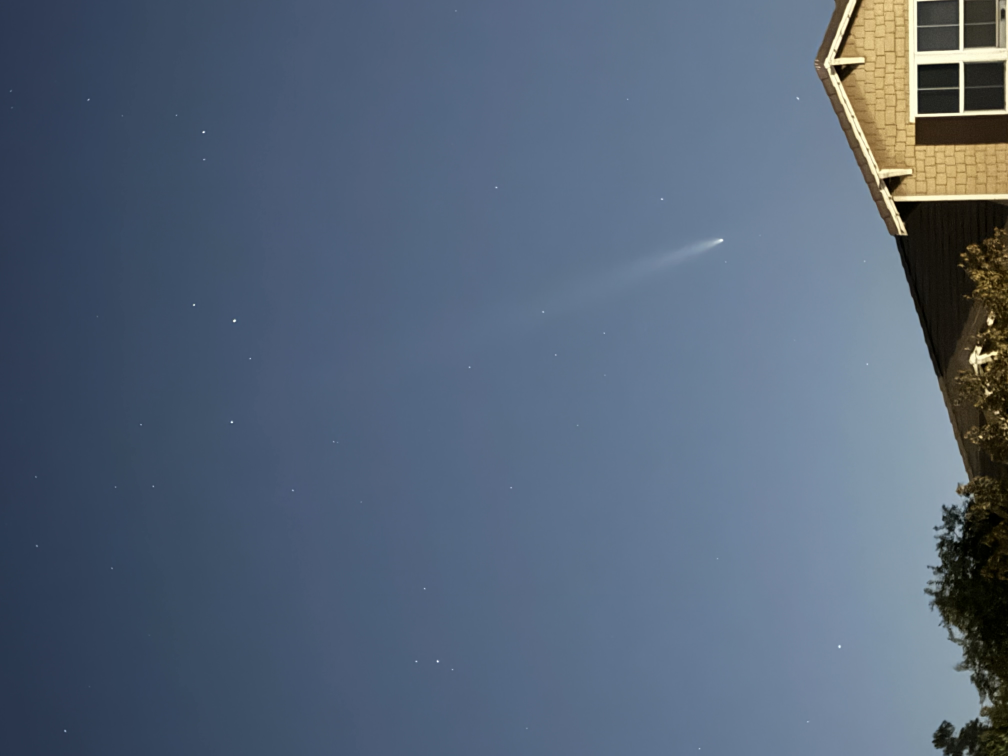
#> input picture lecture/IMG_7900.jpg, 4032 x 3024 px (shown at 1/4 size)
$ jupyter execute 10182024-smoothing2.ipynb
#> lines starting #> are read from the running program, lines starting #| are printed output that depends on the picture
[cell 1]
# First, load any modules you need here.

import numpy as np
from matplotlib import pyplot as plt
from matplotlib import colors as colors

from matplotlib import image

import scipy.ndimage as scipy_ndimage

from scipy import signal as scipy_signal
from scipy import stats as scipy_stats

# Smoothing Methods

<h3>

We've now seen fitting - where we fit noisy data with a fixed function with some parameters.

We've also seen interpolation - where we draw a line through data without assuming any underlying shape.

Now we want to look at one more concept - smoothing.  We often have data with lots of noise, and we want to smooth the data somehow to get rid of noise and see the signal underneither.  Note that by "noise" I don't always just mean random noise.  It could also mean removing daily variations from a long-term data set or take out long-term variations so you can see a seasonal trend.

So let's take a look at some smoothing methods:

# Moving Average

<h3>

Let's look at an example using the sunpot data we've seen before.  It's noisy on a monthly basis, but there are clearly long-term trens and some periodic-ish variation.


[cell 2]
#Plot Sunspot versus time


# Loaded the data
sunspots = np.loadtxt("sunspots.txt")

#print (sunspots.shape)

# Plot # sunspot vs time in month number
plt.figure(figsize=(15,6))

plt.plot(sunspots[:,0],sunspots[:,1])
plt.xlabel("Number of Month since  Jan 1749")
plt.ylabel("Number of sunspots")
plt.show()

<h3>

One way to smooth is to average over some number of samples.  This is going to truncate the data, becuase you can't extend beyond the ends.

Dealing with the ends is always a problem for smoothing.  It's especially sa problem for something like this, because what we really want to do is predict what heppens next.

For our first moving average, what we're going to do is take the average of the previous X months of data.  This will make the most recnet average good, but not have an average for the first X months:

[cell 3]
# Now do some smoothing:

def moving_average(y,x):
#> called with y = array of shape (3143,), x = 48
    N = y.size
    smooth = np.zeros(N-x+1)
    for i in np.arange(N-x+1):
        smooth[i] = np.sum(y[i:i+x])/x
    return smooth


t_n = sunspots[:,0]
y_n = sunspots[:,1]

N = y_n.size

#ssn_moving_average = moving_average(y_n,48)

N_avg = 48  # number of month to smooth over

ssn_moving_average = moving_average(y_n,N_avg)

print(N,ssn_moving_average.size)


plt.figure(figsize=(15,6))

# To get everything to line up properly, we need to start plotting out smoothed data at N_avg months

plt.plot(t_n[N_avg-1:],ssn_moving_average)
plt.xlabel("Number of Month since  Jan 1749")
plt.ylabel("Number of sunspots")
plt.title('Previous '+str(N_avg)+' month moving average')
plt.show()


plt.figure(figsize=(15,6))

plt.plot(t_n,y_n)
plt.plot(t_n[N_avg-1:],ssn_moving_average,linewidth=4)
plt.xlabel("Number of Month since  Jan 1749")
plt.ylabel("Number of sunspots")
plt.title('Previous '+str(N_avg)+' month moving average')
plt.show()

<h3>

We can see that the data doesn't really line up with the peaks, becasue we are smoothing over the PREVIOUS X number of months.

We can make things like up better if we average over the X months in either direction:

[cell 4]
# Now do some smoothing:

# Let's also feed in a time, so we get back the right locations where we've done the average:


def moving_average_center(y,x,t):
#> called with y = array of shape (3143,), x = 24, t = array of shape (3143,)
    N = y.size

    # Average over -/+ x months:
    smooth = np.zeros(N-2*x+1)
    print(smooth.size)
    print(np.arange(x,N-x))
    for i in np.arange(x,N-x):
        smooth[i-x] = np.sum(y[i-x:i+x+1])/(2*x+1)
        #print(i-x,i+x+1)
        #print(y[i-x:i+x+1].size)
        #print(i)
    smooth_t = t[x:N-x+1]
    print(smooth_t)
    #print(t)
    return smooth,smooth_t


t_n = sunspots[:,0]
y_n = sunspots[:,1]

N = y_n.size

print('N = ',N)

#ssn_moving_average = moving_average(y_n,48)

N_avg = 24  # number of month to smooth over

ssn_moving_average_center,t_center = moving_average_center(y_n,N_avg,t_n)

print(N,ssn_moving_average.size,t_center.size)


plt.figure(figsize=(15,6))

# To get everything to line up properly, we need to start plotting out smoothed data at N_avg months

plt.plot(t_center,ssn_moving_average_center)
plt.xlabel("Number of Month since  Jan 1749")
plt.ylabel("Number of sunspots")
plt.title('Plus and minus '+str(N_avg)+' month moving average')
plt.show()


plt.figure(figsize=(15,6))

plt.plot(t_n,y_n)
plt.plot(t_center,ssn_moving_average_center,linewidth=4)
plt.xlabel("Number of Month since  Jan 1749")
plt.ylabel("Number of sunspots")
plt.title('Plus and minus '+str(N_avg)+' month moving average')
plt.show()

<h3>

This lines up better, but both ends are truncated.

We could deal with the ends by making some choices.  Either we don't include data past the end in out average, so we average over fewer data points at the ends.

Or we could assume the data is constant at the ends, or that it is periodic and wraps around.

Let's do an example of not including data past the ends in out average:

[cell 5]
# Centeral average with truncated data at the ends:

def moving_average_center_trunc(y,x,t):
#> called with y = array of shape (3143,), x = 24, t = array of shape (3143,)
    N = y.size

    # Average over -/+ x months:
    smooth = np.zeros(N)
    #print(smooth.size)
    #print(np.arange(x,N-x))
    for i in np.arange(0,N):
        ll = np.max([i-x,0])    # lower limit for this average
        ul = np.min([i+x+1,N])  # upper limit for this average
        nn = ul-ll
        #print(ll,ul,nn)
        smooth[i] = np.sum(y[ll:ul])/nn
        #print(i-x,i+x+1)
        #print(y[i-x:i+x+1].size)
        #print(i)
    smooth_t = t
    print(smooth_t)
    #print(t)
    return smooth,smooth_t


t_n = sunspots[:,0]
y_n = sunspots[:,1]

N = y_n.size

print('N = ',N)

#ssn_moving_average = moving_average(y_n,48)

N_avg = 24  # number of month to smooth over

ssn_moving_average_center_trunc,t_center_trunc = moving_average_center_trunc(y_n,N_avg,t_n)

print(N,ssn_moving_average.size,t_center.size)


plt.figure(figsize=(15,6))

# To get everything to line up properly, we need to start plotting out smoothed data at N_avg months

plt.plot(t_center_trunc,ssn_moving_average_center_trunc)
plt.xlabel("Number of Month since  Jan 1749")
plt.ylabel("Number of sunspots")
plt.title('Plus and minus '+str(N_avg)+' month moving average')
plt.show()


plt.figure(figsize=(15,6))

plt.plot(t_n,y_n)
plt.plot(t_center_trunc,ssn_moving_average_center_trunc,linewidth=4)
plt.xlabel("Number of Month since  Jan 1749")
plt.ylabel("Number of sunspots")
plt.title('Plus and minus '+str(N_avg)+' month moving average')
plt.show()

# Triangle Smoothing

<h3>

This doesn't look too bad.  But we can see the ends seem a little wonky.

Another option is to weight the data near each point by distance, rather than just using all the data in a fixed window instantly.

Let's try a triangular smoothing - we'll weight as a fraction that depends how far away we are, like this:

[cell 6]
xx = np.arange(-N_avg-10,N_avg+11)
yy = np.fmax(1-np.abs(xx)/(N_avg+1),np.zeros(xx.size))

print(xx.size)

plt.plot(xx,yy)
plt.show()

<h3>

Let's incoporate this into our last smoothing function:

</h3>

[cell 7]
# Trianagle average with truncation:

def triangle_average(y,x,t):
#> called with y = array of shape (3143,), x = 24, t = array of shape (3143,)
    N = y.size

    # Average over -/+ x months:
    smooth = np.zeros(N)

    # Weight each point in our window

    xx = np.arange(-N_avg,N_avg+1)
    weight = np.fmax(1-np.abs(xx)/(N_avg+1),np.zeros(xx.size))  # N_avg+1 so the ends aren't zero.
    print(weight.size)

    #print(smooth.size)
    #print(np.arange(x,N-x))
    for i in np.arange(0,N):
        ll = np.max([i-x,0])    # lower limit for this average
        ul = np.min([i+x+1,N])  # upper limit for this average
        #print(x,ll,ul,x-i+ll,x-i+ul)
        lw = weight[x-i+ll:x-i+ul]
        wt = np.sum(lw)

        smooth[i] = np.sum(y[ll:ul]*lw)/wt
        #print(i-x,i+x+1)
        #print(y[i-x:i+x+1].size)
        #print(i)
    smooth_t = t
    print(smooth_t)
    #print(t)
    return smooth,smooth_t


t_n = sunspots[:,0]
y_n = sunspots[:,1]

N = y_n.size

print('N = ',N)

#ssn_moving_average = moving_average(y_n,48)

N_avg = 24  # number of month to smooth over

ssn_triangle,t_triangle = triangle_average(y_n,N_avg,t_n)

print(N,ssn_moving_average.size,t_center.size)


plt.figure(figsize=(15,6))

# To get everything to line up properly, we need to start plotting out smoothed data at N_avg months

plt.plot(t_triangle,ssn_triangle)
plt.plot(t_center_trunc,ssn_moving_average_center_trunc)
plt.xlabel("Number of Month since  Jan 1749")
plt.ylabel("Number of sunspots")
plt.title('Triangle over +/- '+str(N_avg)+' month moving average')
plt.show()


plt.figure(figsize=(15,6))

plt.plot(t_n,y_n)
plt.plot(t_triangle,ssn_triangle,linewidth=4)
plt.xlabel("Number of Month since  Jan 1749")
plt.ylabel("Number of sunspots")
plt.title('Triangle over +/- '+str(N_avg)+' month moving average')
plt.show()


#plt.plot(t_center_trunc,ssn_triangle/ssn_moving_average_center_trunc)
#plt.show()

# Gaussian Smoothing

<h3>

The triangle averaging is a little more peaky at the peaks and a little bettwe looking at the ends, but still resonable smooth.

We could also use some other function, even something that incoporates all the data.  An example of this is gaussian smoothing.  Rather than a box or a triangle, we use a Gaussian with some width.

Rather than do this by hand, we'll use a built-in function.

scipy.ndimage.gaussian_filter1d is a way to do this in 1D.  It takes sigma (the standard deviation of the gaussian) as an argument.  It might be more convinient to use the full-width half-maximum and convert to sigma.


</h3>

[cell 8]
fwhm = 24
sigma = fwhm/(2*np.sqrt(2*np.log(2)))
ssn_gauss = scipy_ndimage.gaussian_filter1d(y_n,sigma)

print(N,ssn_gauss.size)

plt.figure(figsize=(15,6))

plt.plot(t_n,ssn_gauss)
plt.title('24 month gaussian FWHM')
plt.show()


plt.figure(figsize=(15,6))

plt.plot(t_n,y_n)
plt.plot(t_n,ssn_gauss,linewidth=4)
plt.title('24 month gaussian FWHM')
plt.show()

[cell 9]
# Let's compare the different methods:

plt.figure(figsize=(15,6))

plt.plot(t_triangle,ssn_triangle)
plt.plot(t_center_trunc,ssn_moving_average_center_trunc)
plt.plot(t_n,ssn_gauss)
plt.xlabel("Number of Month since  Jan 1749")
plt.ylabel("Number of sunspots")
plt.title('Gaussian '+str(N_avg)+' FWHM smoothing')
plt.show()

<h3>

Doesn't look too bad for this data.  Actually, the triangle and gaussian look almost the same.

Let's subtract them to see the difference:

</h3>

[cell 10]
plt.figure(figsize=(15,6))

plt.plot(t_triangle,ssn_triangle-ssn_gauss)
#plt.plot(t_triangle,ssn_moving_average_center_trunc-ssn_gauss)
#plt.plot(t_center_trunc,ssn_moving_average_center_trunc)
#plt.plot(t_n,ssn_gauss)
plt.xlabel("Number of Month since  Jan 1749")
plt.ylabel("Diffence in number of sunspots")
plt.title('Gaussian '+str(N_avg)+' FWHM smoothing')
plt.show()

<h3>

Again, how the edges are handled matters.  The default is to reflect, which repeates the data again in reverse order at each end.  Effectively, this weights the points towards the end more near the ends.

Either this or 'mirror' is probably best for this data.  But in some case we may know our data is periodic or fixed at the ends, in which case 'warp' or 'nearest' may be appropriate:

[cell 11]
# Try some different edge conditions:


fwhm = 24
sigma = fwhm/(2*np.sqrt(2*np.log(2)))
ssn_gauss_24 = scipy_ndimage.gaussian_filter1d(y_n,sigma,mode='reflect')
ssn_gauss_mirror = scipy_ndimage.gaussian_filter1d(y_n,sigma,mode='mirror')
ssn_gauss_wrap = scipy_ndimage.gaussian_filter1d(y_n,sigma,mode='wrap')
ssn_gauss_nearest = scipy_ndimage.gaussian_filter1d(y_n,sigma,mode='nearest')


plt.figure(figsize=(15,6))

plt.plot(ssn_gauss_24)
plt.plot(ssn_gauss_mirror)
plt.plot(ssn_gauss_wrap)
plt.plot(ssn_gauss_nearest)
plt.xlabel("Number of Month since  Jan 1749")
plt.ylabel("Diffence in number of sunspots")
plt.title('Gaussian '+str(N_avg)+' FWHM smoothing')
plt.xlim([3120,3143])
plt.show()


#fwhm = 300
sigma = fwhm/(2*np.sqrt(2*np.log(2)))
ssn_gauss = scipy_ndimage.gaussian_filter1d(y_n,sigma,mode='reflect')
ssn_gauss_mirror = scipy_ndimage.gaussian_filter1d(y_n,sigma,mode='mirror')
ssn_gauss_wrap = scipy_ndimage.gaussian_filter1d(y_n,sigma,mode='wrap')
ssn_gauss_nearest = scipy_ndimage.gaussian_filter1d(y_n,sigma,mode='nearest')


plt.figure(figsize=(15,6))

#plt.plot(t_n,y_n)
plt.plot(ssn_gauss)
plt.plot(ssn_gauss_mirror)
plt.plot(ssn_gauss_wrap)
plt.plot(ssn_gauss_nearest)
plt.xlabel("Number of Month since  Jan 1749")
plt.ylabel("Diffence in number of sunspots")
plt.title('Gaussian '+str(N_avg)+' FWHM smoothing')
plt.show()

# Convolution

<h3>

What we are really doing for smoothing with these different shape is called convolution - we are convolving our data with some shape, which called a kernel.

Let's take a look at using convolution instead.  For this, we'll use scipy.signal.convolve

First, let's try a Gaussian again:

</h3>

[cell 12]
# Frst, try a Gaussian kernel:

fwhm = 24
sigma = fwhm/(2*np.sqrt(2*np.log(2)))
print('sigma = ',sigma)

kernel = scipy_signal.windows.gaussian(int(sigma*10),sigma)  # set up a Gaussian
kernel = kernel/np.sum(kernel)    # normalize so the total of the kernel is 1

plt.plot(kernel)
plt.show()
print(np.sum(kernel))
print(kernel.size)

ssn_gauss_c = scipy_signal.convolve(y_n,kernel,mode='same')


plt.figure(figsize=(15,6))

plt.plot(t_n,ssn_gauss_c)
plt.xlabel("Number of Month since  Jan 1749")
plt.ylabel("Diffence in number of sunspots")
plt.title('Gaussian '+str(N_avg)+' FWHM smoothing')
plt.show()


plt.figure(figsize=(15,6))

plt.plot(t_n,y_n)
plt.plot(t_n,ssn_gauss_c,linewidth=4)
plt.xlabel("Number of Month since  Jan 1749")
plt.ylabel("Diffence in number of sunspots")
plt.title('Gaussian '+str(N_avg)+' FWHM smoothing')
plt.show()

[cell 13]
# Compare with what we did before:

plt.figure(figsize=(15,6))

plt.plot(t_n,ssn_gauss_c)
plt.plot(t_n,ssn_gauss)
plt.xlabel("Number of Month since  Jan 1749")
plt.ylabel("Diffence in number of sunspots")
plt.title('Gaussian '+str(N_avg)+' FWHM smoothing')
plt.show()
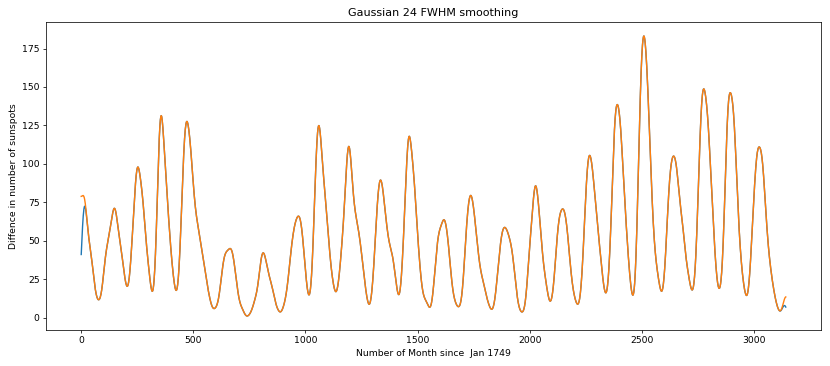
#> figure drawn by matplotlib, 1 panel; curve peaks at x = 2509, y = 183.1; curve peaks at x = 2509, y = 183.1

plt.figure(figsize=(15,6))

plt.plot(t_n,ssn_gauss_c-ssn_gauss)
plt.xlabel("Number of Month since  Jan 1749")
plt.ylabel("Diffence in number of sunspots")
plt.title('Gaussian '+str(N_avg)+' FWHM smoothing')
plt.show()
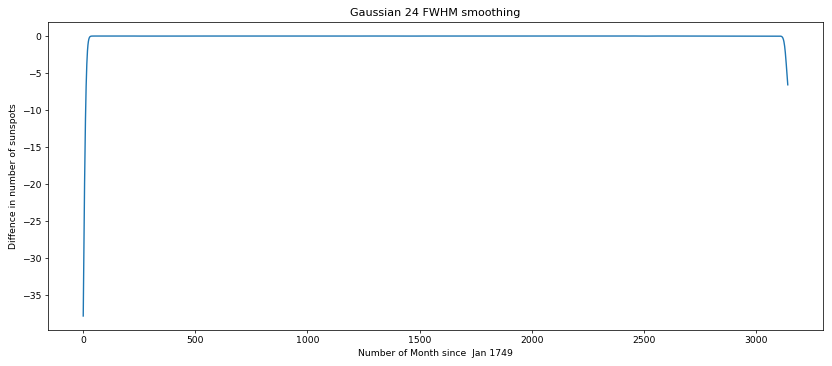
#> figure drawn by matplotlib, 1 panel; curve peaks at x = 2452, y = 0.00634

<h3>

Looks the same, except at the end.

Let's look at a square or triangle as well

</h3>

[cell 14]
# moving average filter:

N_avg = 24  # number of month to smooth over

kernel = np.zeros(N_avg*4+1)

kernel[N_avg:-N_avg]=1

print(np.sum(kernel))
kernel = kernel/np.sum(kernel)    # normalize so the total of the kernel is 1

plt.plot(kernel)
plt.show()
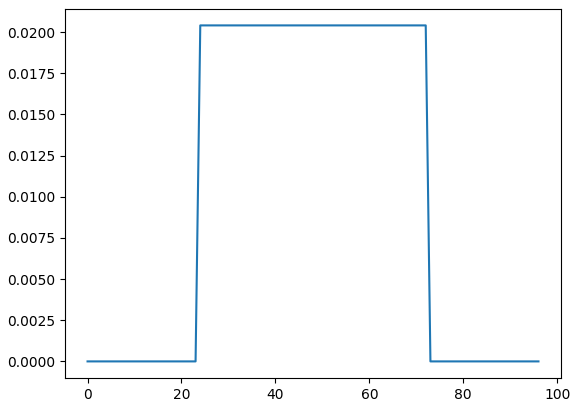
#> figure drawn by matplotlib, 1 panel; curve peaks at x = 24, y = 0.0204
print(kernel.size)

ssn_square_c = scipy_signal.convolve(y_n,kernel,mode='same')

plt.figure(figsize=(15,6))

plt.plot(t_n,ssn_square_c)
plt.plot(t_n,ssn_gauss_c)
plt.xlabel("Number of Month since  Jan 1749")
plt.ylabel("Diffence in number of sunspots")
plt.title('Gaussian '+str(N_avg)+' FWHM smoothing')
plt.show()
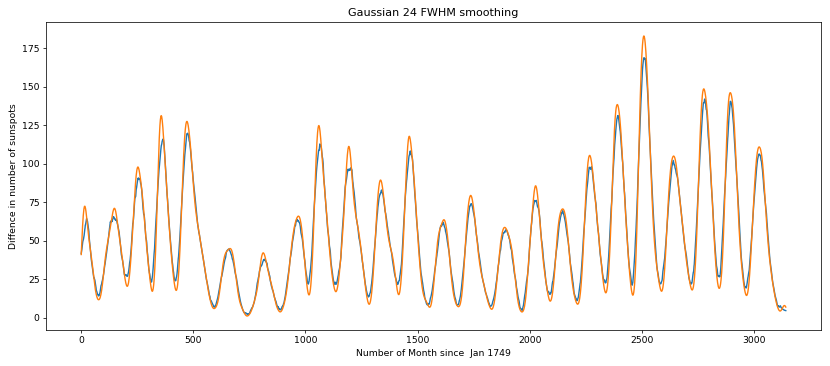
#> figure drawn by matplotlib, 1 panel; curve peaks at x = 2509, y = 168.9; curve peaks at x = 2509, y = 183.1


plt.figure(figsize=(15,6))

plt.plot(t_n,y_n)
plt.plot(t_n,ssn_square_c,linewidth=4)
plt.xlabel("Number of Month since  Jan 1749")
plt.ylabel("Diffence in number of sunspots")
plt.title('Gaussian '+str(N_avg)+' FWHM smoothing')
plt.show()

[cell 15]
# Now a triangle kernel

N_avg = 24  # number of month to smooth over

#kernel = np.zeros(N_avg*4+1)

xx = np.arange(-N_avg-10,N_avg+11)
kernel = np.fmax(1-np.abs(xx)/(N_avg+1),np.zeros(xx.size))

print(np.sum(kernel))
kernel = kernel/np.sum(kernel)    # normalize so the total of the kernel is 1

plt.plot(kernel)
plt.show()
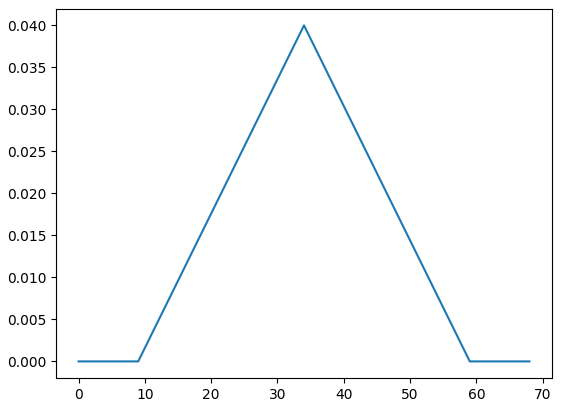
#> figure drawn by matplotlib, 1 panel; curve peaks at x = 34, y = 0.04
print(kernel.size)

ssn_triangle_c = scipy_signal.convolve(y_n,kernel,mode='same')

plt.figure(figsize=(15,6))

plt.plot(t_n,ssn_triangle_c)
plt.plot(t_n,ssn_gauss_c)
plt.xlabel("Number of Month since  Jan 1749")
plt.ylabel("Diffence in number of sunspots")
plt.title('Gaussian '+str(N_avg)+' FWHM smoothing')
plt.show()


plt.figure(figsize=(15,6))

plt.plot(t_n,y_n)
plt.plot(t_n,ssn_triangle_c,linewidth=4)
plt.xlabel("Number of Month since  Jan 1749")
plt.ylabel("Diffence in number of sunspots")
plt.title('Gaussian '+str(N_avg)+' FWHM smoothing')
plt.show()

# 2D smoothing

<h3>

Let's try some smoothing with an image.  This is some 2D data.

First, import the image.

</h3>

[cell 16]
# Try using matplotlib.image

comet = image.imread('IMG_7900.jpg')
#> comet is the input picture: shape (3024, 4032, 3); mean R, G, B 85.4, 100.9, 120.7

print(comet.shape)
#| (3024, 4032, 3)

# This gives us a 3-color image.

# Need to rotate 270 degrees

comet = np.rot90(comet,3)
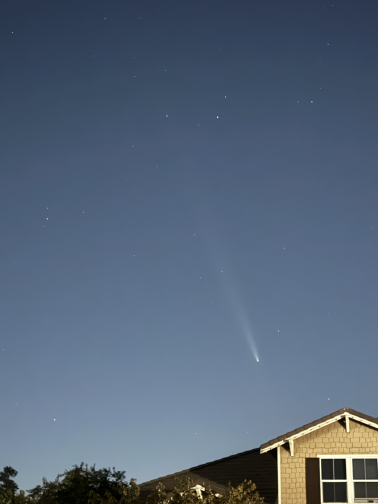
#> comet: shape (4032, 3024, 3) (shown at 1/8 size); mean R, G, B 85.4, 100.9, 120.7

print(comet.shape)
#| (4032, 3024, 3)

plt.imshow(comet)
plt.show()

# Now zoom in and take a closer look:

plt.imshow(comet[2500:3000,1750:2250,:])
plt.show()
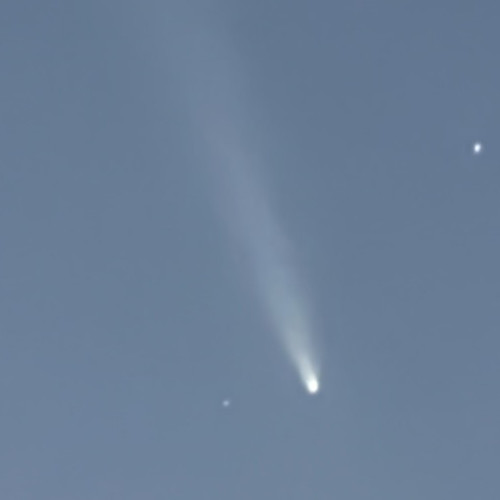
#> shown: shape (500, 500, 3); mean R, G, B 106.1, 126.2, 151.1


# Now some more:

plt.imshow(comet[2750:3000,1850:2100,:],interpolation='none')
plt.show()
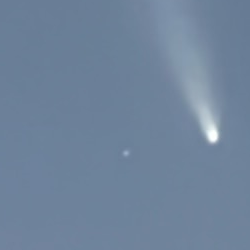
#> shown: shape (250, 250, 3); mean R, G, B 111.3, 131.5, 155.4

<h3>

Starting to see a little noise here.  Let's take a look at each color:

</h3>

[cell 17]
plt.imshow(comet[2750:3000,1850:2100,0],cmap='gray',interpolation='none')
plt.show()
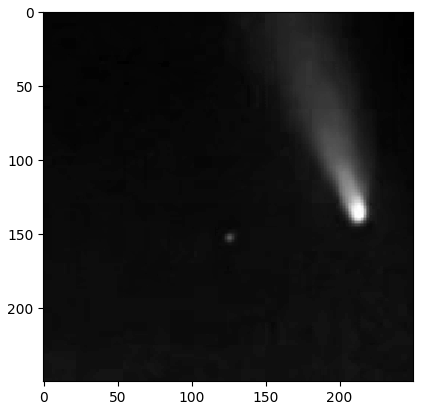
#> figure drawn by matplotlib, 1 panel

plt.imshow(comet[2750:3000,1850:2100,0],cmap='gray')
plt.show()

plt.imshow(comet[2750:3000,1850:2100,2],cmap='gray')
plt.show()

<h3>

Now we see some noise.

Let's try applying a Gaussian filter by convolution on each band:

</h3>

[cell 18]
comet2 = np.copy(comet)

fwhm = 10  # in pixels
sigma = fwhm/(2*np.sqrt(2*np.log(2)))
print('sigma = ',sigma)

#kernel = scipy_signal.windows.gaussian(int(sigma*10),sigma)  # set up a Gaussian
#kernel = kernel/np.sum(kernel)    # normalize so the total of the kernel is 1

gx = np.arange(-5*sigma,5*sigma)
gy = gx
#print(gx)
gxx,gyy = np.meshgrid(gx,gy)
#gr = np.sqrt(gxx**2+gyy**2)

gr = np.dstack((gxx, gyy))

print(gr.shape)
gauss2d = scipy_stats.multivariate_normal.pdf(gr,mean=[0,0],cov=[[sigma,0],[0,sigma]])


plt.imshow(gauss2d)
plt.show()
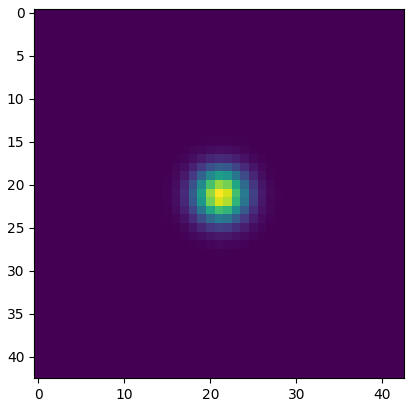
#> figure drawn by matplotlib, 1 panel

#print(np.sum(kernel))
#print(kernel.size)
#

comet2[:,:,0] = scipy_signal.convolve(comet[:,:,0],gauss2d,mode='same')
comet2[:,:,1] = scipy_signal.convolve(comet[:,:,1],gauss2d,mode='same')
comet2[:,:,2] = scipy_signal.convolve(comet[:,:,2],gauss2d,mode='same')

plt.imshow(comet2[2750:3000,1850:2100,0],cmap='gray',interpolation='none')
plt.show()

#plt.imshow(comet2[2500:2550,1850:1900,0],cmap='gray',interpolation='none')
#plt.show()

[cell 19]
plt.imshow(comet2)
plt.show()

# Now zoom in and take a closer look:

plt.imshow(comet2[2500:3000,1750:2250,:])
plt.show()


# Now some more:

plt.imshow(comet2[2750:3000,1850:2100,:],interpolation='none')
plt.show()
